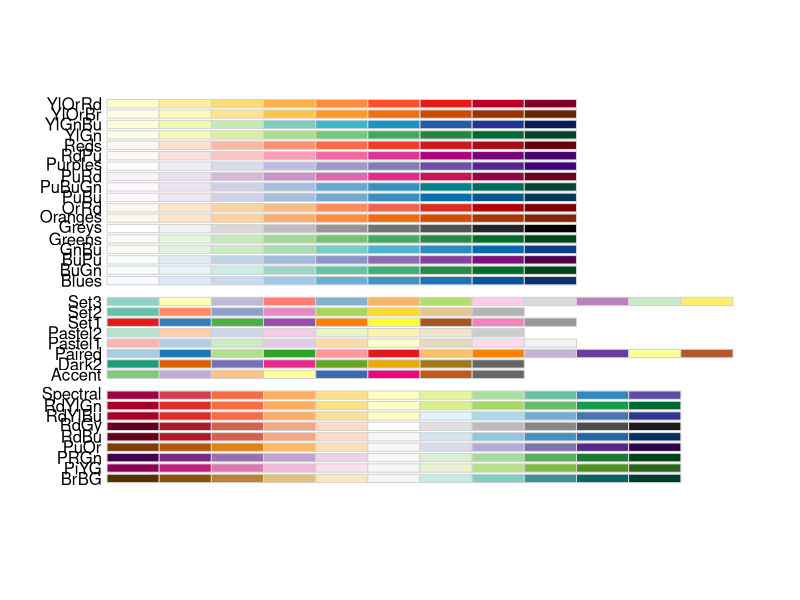
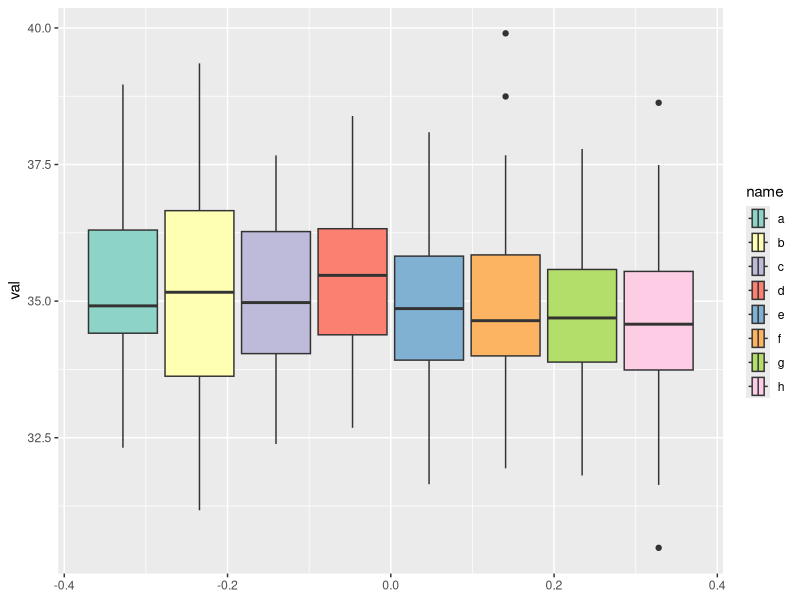
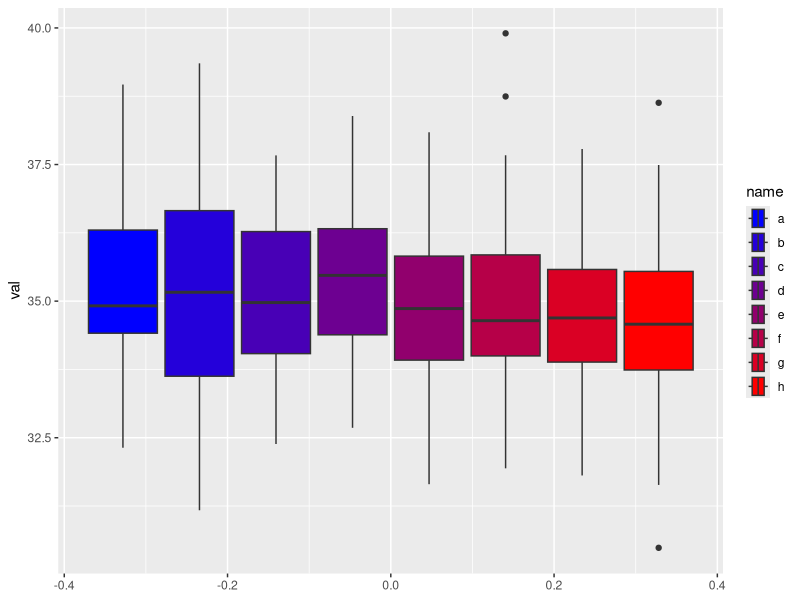
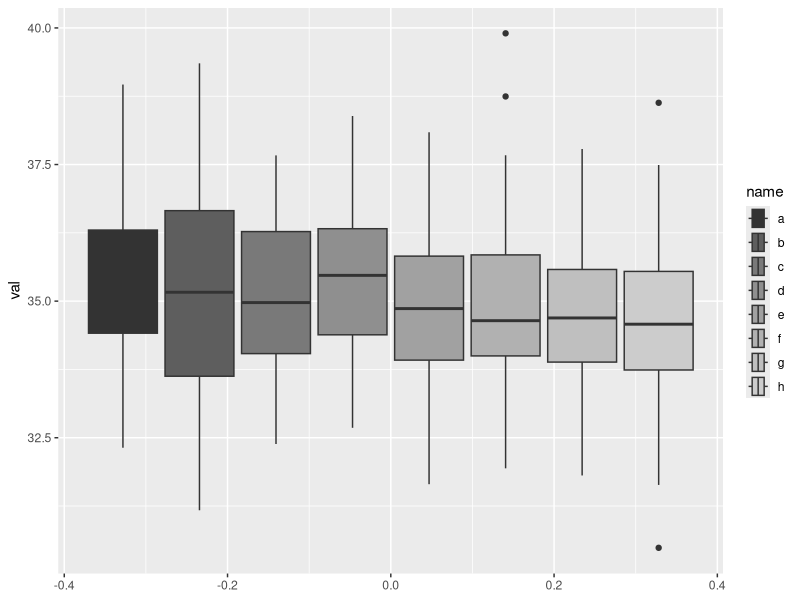
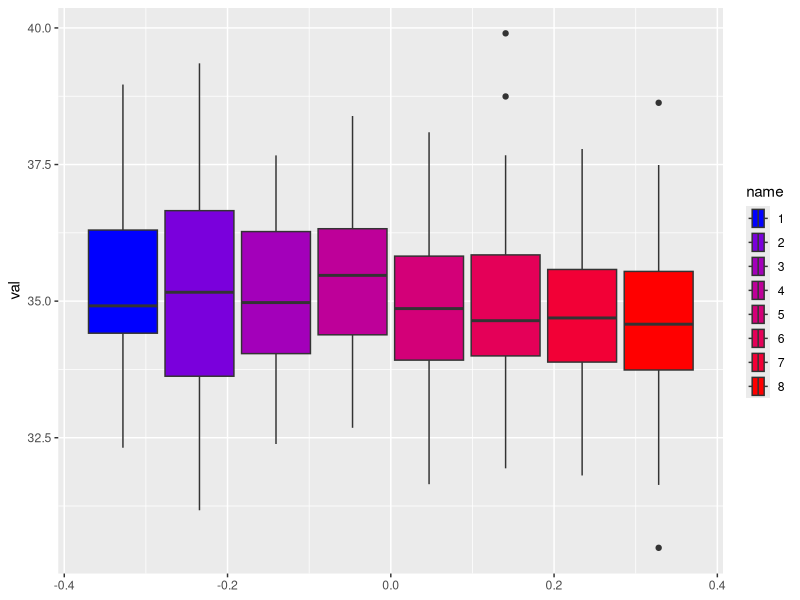
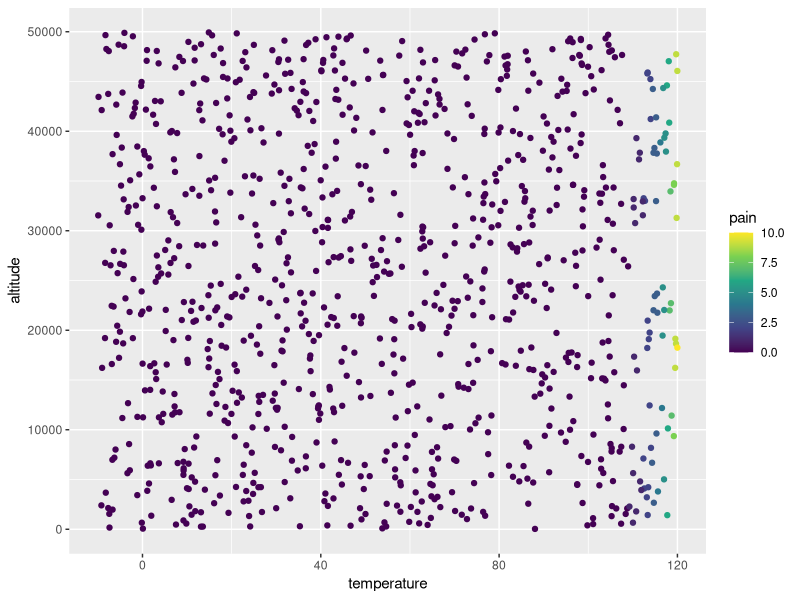
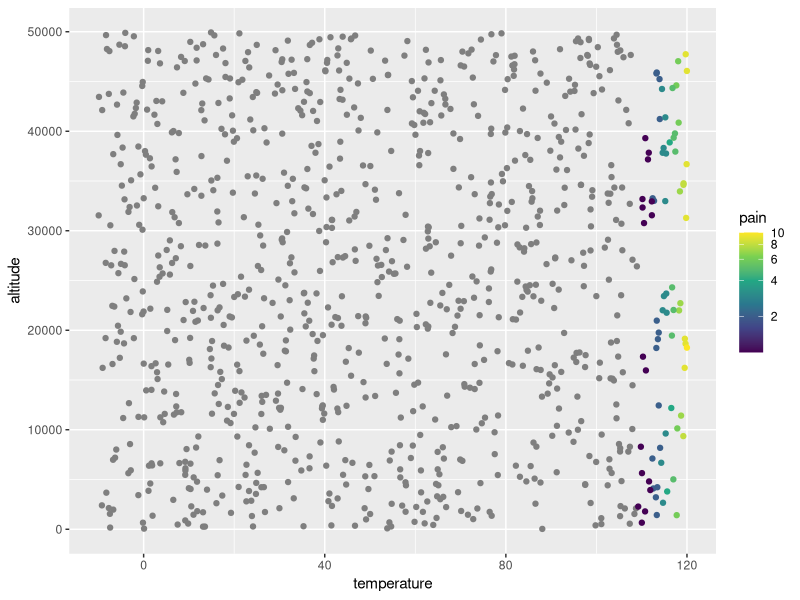
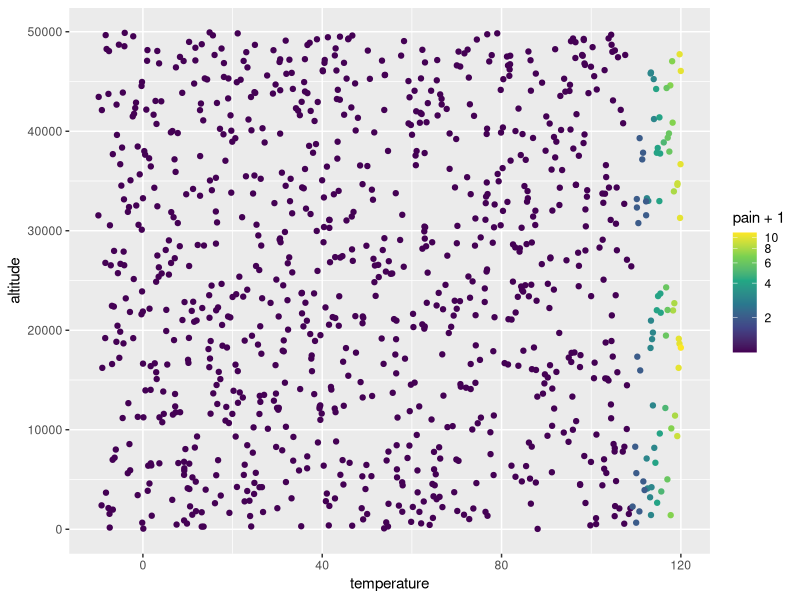

Generate these figures, in order, with R:
library(tidyverse)
library(RColorBrewer)
library(scales)
library(ggrepel)

display.brewer.all()

rand.data <- tibble(name=rep(letters[1:8], 35), val=rnorm(35*8, 35,sd=1.5))
rand.data

ggplot(rand.data)+
  geom_boxplot(aes(val, fill=name))+
  coord_flip()+
  scale_fill_brewer(palette = "Set3")

#1
num.colors <- 8
FUN <- colorRampPalette(c("blue","red"))
FUN(10)

my.cols <- FUN(num.colors)
ggplot(rand.data)+
  geom_boxplot(aes(val, fill=name))+
  coord_flip()+
  scale_fill_manual(values = my.cols)

#2
ggplot(rand.data)+
  geom_boxplot(aes(val, fill=name))+
  coord_flip()+scale_fill_grey()

ggplot(rand.data)+
  geom_boxplot(aes(val, group=name, fill=as.numeric(as.factor(name))))+
  coord_flip()+
  scale_fill_gradient("name", guide='legend', breaks=1:8, low="blue", high="red")

##continuous color palette
ndata = 1000
rand.data<- tibble(altitude = runif(ndata, 30,50000), 
                   temperature = runif(ndata,-10,120),
                   pain= altitude+(temperature-20)^20 + 
                     temperature*altitude) %>%
  mutate(pain=floor(rescale(pain,c(0,10))))

ggplot(rand.data)+
  geom_point(aes(temperature,altitude,color=pain))+
  scale_color_viridis_c()

ggplot(rand.data)+
  geom_point(aes(temperature,altitude,color=pain))+
  scale_color_viridis_c(breaks = 1:5*2, trans="log")

ggplot(rand.data)+geom_point(aes(temperature,altitude,color=pain+1))+
  scale_color_viridis_c(breaks = 1:5*2, trans="log")

ggplot(rand.data)+
  geom_point(aes(temperature,altitude,color=pain+1, alpha=.3, size=3))+
  scale_color_viridis_c(breaks = 1:5*2, trans="log")

########
sales<-read_csv("sales(1).csv")

ggplot(sales)+geom_point(aes(expenses,recipt))

ggplot(sales)+geom_point(aes(expenses,recipt, color=rep.sex==0))

ggplot(sales)+
  geom_point(aes(expenses,recipt, color=rep.sex==0))+ 
  scale_color_discrete("Gender")

ggplot(sales)+geom_point(aes(expenses,recipt, color=type)) + scale_color_discrete("Wine")

ggplot(sales)+geom_point(aes(expenses,recipt, color=unit.price)) + scale_color_viridis_c()

ggplot(sales)+geom_point(aes(expenses,recipt, color=unit.price>20))

ggplot(sales)+geom_point(aes(expenses,recipt, color=unit.price>10))

ggplot(sales)+
  geom_point(aes(expenses,recipt, color=unit.price>15), size=1, alpha=.5)

x<-read_delim("countries.csv", delim=";")

x.s <- x[sample(1:nrow(x),20,F),]

x.s

x.s <- x.s %>% mutate(`Population (millions)` = Population / 10^6)

ggplot(x.s,aes(Birthrate, `Population (millions)`))+
  geom_point(aes(color = `Country (en)`, size=4))+ 
  scale_y_log10()+geom_text(aes(label=`Country (en)`))+
  theme(legend.position = "none")

ggplot(x.s,aes(Birthrate, `Population (millions)`))+
  geom_point(aes(color = `Country (en)`, size=4))+ 
  scale_y_log10()+
  geom_text_repel(aes(label=`Country (en)`))+
  theme(legend.position = "none")

mpg %>%
  ggplot(aes(x=displ,y=hwy))+ geom_point()
